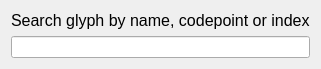
<?xml version="1.0" encoding="UTF-8"?>
<ui version="4.0">
 <class>QUSearchWidget</class>
 <widget class="QWidget" name="QUSearchWidget">
  <property name="geometry">
   <rect>
    <x>0</x>
    <y>0</y>
    <width>297</width>
    <height>68</height>
   </rect>
  </property>
  <property name="windowTitle">
   <string>Form</string>
  </property>
  <layout class="QVBoxLayout" name="verticalLayout">
   <item>
    <widget class="QLabel" name="label">
     <property name="sizePolicy">
      <sizepolicy hsizetype="Preferred" vsizetype="Minimum">
       <horstretch>0</horstretch>
       <verstretch>0</verstretch>
      </sizepolicy>
     </property>
     <property name="font">
      <font>
       <pointsize>12</pointsize>
      </font>
     </property>
     <property name="text">
      <string>Search glyph by name, codepoint or index</string>
     </property>
     <property name="wordWrap">
      <bool>false</bool>
     </property>
    </widget>
   </item>
   <item>
    <widget class="QLineEdit" name="lineEdit">
     <property name="minimumSize">
      <size>
       <width>275</width>
       <height>0</height>
      </size>
     </property>
    </widget>
   </item>
  </layout>
 </widget>
 <resources/>
 <connections/>
</ui>
